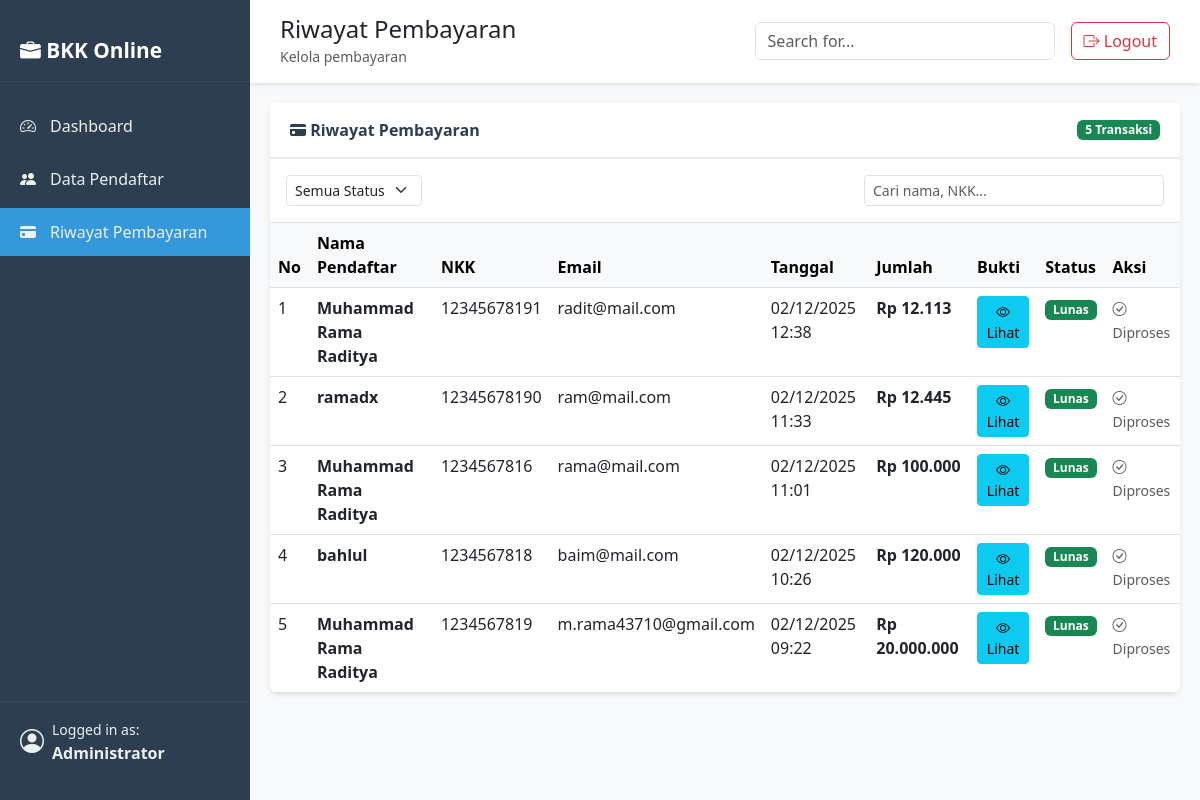
Screenshot of /admin.php?page=pembayaran (signed in) with the database file from the repository.
### tables this page shows
CREATE TABLE `pembayaran` (
  `id` int(11) NOT NULL,
  `id_pendaftar` int(11) DEFAULT NULL,
  `tanggal` datetime DEFAULT NULL,
  `jumlah` int(11) DEFAULT NULL,
  `bukti` varchar(255) DEFAULT NULL,
  `status` enum('pending','approved','rejected') DEFAULT 'pending'
);

CREATE TABLE `pendaftar` (
  `id` int(11) NOT NULL,
  `nama` varchar(100) DEFAULT NULL,
  `nkk` varchar(20) DEFAULT NULL,
  `jenis_kelamin` varchar(10) DEFAULT NULL,
  `asal_sekolah` varchar(100) DEFAULT NULL,
  `email` varchar(100) DEFAULT NULL,
  `no_hp` varchar(20) DEFAULT NULL,
  `pengalaman` varchar(20) DEFAULT NULL,
  `alamat` text DEFAULT NULL,
  `password` varchar(255) DEFAULT NULL
);

### admin.php (the view, shortened to what this page needs)
<?php
require_once 'config/koneksi.php';
 $page = isset($_GET['page']) ? $_GET['page'] : 'dashboard';
 $stmt = $pdo->query("SELECT COUNT(DISTINCT id) as total FROM pendaftar");
 $total_pendaftar = $stmt->fetch()['total'];
 $stmt = $pdo->query("SELECT COUNT(*) as total FROM pembayaran WHERE status = 'pending'");
 $total_pending = $stmt->fetch()['total'];
 $stmt = $pdo->query("SELECT COUNT(*) as total FROM pembayaran WHERE status = 'approved'");
 $total_approved = $stmt->fetch()['total'];
 $stmt = $pdo->query("SELECT COUNT(*) as total FROM pembayaran WHERE status = 'rejected'");
 $total_rejected = $stmt->fetch()['total'];
function getStatusBadge($status) {
    switch($status) {
        case 'approved':
            return '<span class="badge bg-success">Lunas</span>';
    }
}
?>
<!DOCTYPE html>
<html lang="id">
<head>
    <link href="https://cdn.jsdelivr.net/npm/bootstrap@5.3.0/dist/css/bootstrap.min.css" rel="stylesheet">
    <link href="https://cdn.jsdelivr.net/npm/bootstrap-icons@1.10.0/font/bootstrap-icons.css" rel="stylesheet">
</head>
<body>
    <div class="sidebar">
        <div class="sidebar-brand">
            <i class="bi bi-briefcase-fill"></i> BKK Online
        </div>
        <ul class="sidebar-menu">
            <li>
                <a href="admin.php?page=dashboard" class="<?= $page == 'dashboard' ? 'active' : '' ?>">
                    <i class="bi bi-speedometer2"></i>
                    <span>Dashboard</span>
                </a>
            </li>
            <li>
                <a href="admin.php?page=pendaftar" class="<?= $page == 'pendaftar' ? 'active' : '' ?>">
                    <i class="bi bi-people-fill"></i>
                    <span>Data Pendaftar</span>
                </a>
            </li>
            <li>
                <a href="admin.php?page=pembayaran" class="<?= $page == 'pembayaran' ? 'active' : '' ?>">
                    <i class="bi bi-credit-card-fill"></i>
                    <span>Riwayat Pembayaran</span>
                </a>
            </li>
        </ul>
        <div class="sidebar-footer">
            <div class="d-flex align-items-center">
                <i class="bi bi-person-circle me-2" style="font-size: 1.5rem;"></i>
                <div>
                    <small>Logged in as:</small><br>
                    <strong><?= $_SESSION['admin_name'] ?></strong>
                </div>
            </div>
        </div>
    </div>
    <div class="main-content">
        <div class="top-navbar">
            <div>
                <h4 class="mb-0">
                    <?php
                    switch($page) {
                        case 'pembayaran': echo 'Riwayat Pembayaran'; break;
                    }
                    ?>
                </h4>
                <small class="text-muted">
                    <?php
                    switch($page) {
                        case 'pembayaran': echo 'Kelola pembayaran'; break;
                    }
                    ?>
                </small>
            </div>
            <div class="d-flex align-items-center">
                <input type="text" class="form-control me-3" placeholder="Search for..." style="width: 300px;">
                <a href="logout.php" class="btn btn-outline-danger">
                    <i class="bi bi-box-arrow-right"></i> Logout
                </a>
            </div>
        </div>
        <?php if($page == 'dashboard'): ?>
            <div class="row">
                <div class="col-lg-3 col-md-6 mb-4">
                    <a href="admin.php?page=pendaftar" class="text-decoration-none">
                        <div class="card quick-stats-card border-0 shadow-sm h-100">
                            <div class="card-body d-flex justify-content-between align-items-center">
                                <div>
                                    <h2 class="text-primary"><?= $total_pendaftar ?></h2>
                                    <p class="text-muted">Total Pendaftar</p>
                                </div>
                                <div class="stats-icon bg-primary bg-opacity-10 text-primary">
                                    <i class="bi bi-people-fill"></i>
                                </div>
                            </div>
                        </div>
                    </a>
                </div>
                <div class="col-lg-3 col-md-6 mb-4">
                    <a href="admin.php?page=pembayaran" class="text-decoration-none">
                        <div class="card quick-stats-card border-0 shadow-sm h-100">
                            <div class="card-body d-flex justify-content-between align-items-center">
                                <div>
                                    <h2 class="text-warning"><?= $total_pending ?></h2>
                                    <p class="text-muted">Pending Approval</p>
                                </div>
                                <div class="stats-icon bg-warning bg-opacity-10 text-warning">
                                    <i class="bi bi-clock-fill"></i>
                                </div>
                            </div>
                        </div>
                    </a>
                </div>
                <div class="col-lg-3 col-md-6 mb-4">
                    <a href="admin.php?page=pembayaran" class="text-decoration-none">
                        <div class="card quick-stats-card border-0 shadow-sm h-100">
                            <div class="card-body d-flex justify-content-between align-items-center">
                                <div>
                                    <h2 class="text-success"><?= $total_approved ?></h2>
                                    <p class="text-muted">Approved</p>
                                </div>
                                <div class="stats-icon bg-success bg-opacity-10 text-success">
                                    <i class="bi bi-check-circle-fill"></i>
                                </div>
                            </div>
                        </div>
                    </a>
                </div>
                <div class="col-lg-3 col-md-6 mb-4">
                    <a href="admin.php?page=pembayaran" class="text-decoration-none">
                        <div class="card quick-stats-card border-0 shadow-sm h-100">
                            <div class="card-body d-flex justify-content-between align-items-center">
                                <div>
                                    <h2 class="text-danger"><?= $total_rejected ?></h2>
                                    <p class="text-muted">Rejected</p>
                                </div>
                                <div class="stats-icon bg-danger bg-opacity-10 text-danger">
                                    <i class="bi bi-x-circle-fill"></i>
                                </div>
                            </div>
                        </div>
                    </a>
                </div>
            </div>
            <div class="row">
                <div class="col-md-12">
                    <div class="content-card">
                        <div class="card-header">
                            <i class="bi bi-info-circle"></i> Informasi Dashboard
                        </div>
                        <div class="card-body p-4">
                            <h5>Selamat Datang, Administrator!</h5>
                            <p class="mb-3">Berikut adalah ringkasan sistem BKK Online:</p>
                            <div class="row">
                                <div class="col-md-6">
                                    <ul class="list-unstyled">
                                        <li class="mb-2"><i class="bi bi-check-circle text-success"></i> <strong><?= $total_pendaftar ?></strong> Total Pendaftar Terdaftar</li>
                                        <li class="mb-2"><i class="bi bi-clock text-warning"></i> <strong><?= $total_pending ?></strong> Pembayaran Menunggu Verifikasi</li>
                                    </ul>
                                </div>
                                <div class="col-md-6">
                                    <ul class="list-unstyled">
                                        <li class="mb-2"><i class="bi bi-check-circle text-success"></i> <strong><?= $total_approved ?></strong> Pembayaran Disetujui</li>
                                        <li class="mb-2"><i class="bi bi-x-circle text-danger"></i> <strong><?= $total_rejected ?></strong> Pembayaran Ditolak</li>
                                    </ul>
                                </div>
                            </div>
                            <hr>
                            <div class="d-flex gap-2">
                                <a href="admin.php?page=pendaftar" class="btn btn-primary">
                                    <i class="bi bi-people"></i> Lihat Data Pendaftar
                                </a>
                                <a href="admin.php?page=pembayaran" class="btn btn-success">
                                    <i class="bi bi-credit-card"></i> Kelola Pembayaran
                                </a>
                            </div>
                        </div>
                    </div>
                </div>
            </div>
        <?php elseif($page == 'pembayaran'): ?>
            <?php
            $stmt = $pdo->query("
                SELECT
                    p.nama,
                    p.nkk,
                    p.email,
                    pay.id as payment_id,
                    pay.tanggal,
                    pay.jumlah,
                    pay.bukti,
                    pay.status
                FROM pembayaran pay
                JOIN pendaftar p ON pay.id_pendaftar = p.id
                ORDER BY pay.tanggal DESC
            ");
            $pembayaran = $stmt->fetchAll();
            ?>
            <div class="content-card">
                <div class="card-header d-flex justify-content-between align-items-center">
                    <span><i class="bi bi-credit-card-fill"></i> Riwayat Pembayaran</span>
                    <span class="badge bg-success"><?= count($pembayaran) ?> Transaksi</span>
                </div>
                <div class="card-body p-0">
                    <div class="p-3 border-bottom">
                        <div class="row align-items-center">
                            <div class="col-md-6">
                                <select class="form-select form-select-sm" id="filterStatus" style="width: auto; display: inline-block;">
                                    <option value="">Semua Status</option>
                                </select>
                            </div>
                            <div class="col-md-6 text-end">
                                <input type="text" id="searchPembayaran" class="form-control form-control-sm" placeholder="Cari nama, NKK..." style="width: 300px; display: inline-block;">
                            </div>
                        </div>
                    </div>
                    <div class="table-responsive">
                        <table class="table table-hover mb-0">
                            <thead class="table-light">
                                <tr>
                                    <th>No</th>
                                    <th>Nama Pendaftar</th>
                                    <th>NKK</th>
                                    <th>Email</th>
                                    <th>Tanggal</th>
                                    <th>Jumlah</th>
                                    <th>Bukti</th>
                                    <th>Status</th>
                                    <th>Aksi</th>
                                </tr>
                            </thead>
                            <tbody id="tablePembayaran">
                                <?php if(count($pembayaran) > 0): ?>
                                    <?php foreach($pembayaran as $index => $pay): ?>
                                    <tr data-status="<?= $pay['status'] ?>">
                                        <td><?= $index + 1 ?></td>
                                        <td><strong><?= htmlspecialchars($pay['nama']) ?></strong></td>
                                        <td><?= htmlspecialchars($pay['nkk']) ?></td>
                                        <td><?= htmlspecialchars($pay['email']) ?></td>
                                        <td><?= date('d/m/Y H:i', strtotime($pay['tanggal'])) ?></td>
                                        <td><strong>Rp <?= number_format($pay['jumlah'], 0, ',', '.') ?></strong></td>
                                        <td>
                                            <a href="uploads/<?= htmlspecialchars($pay['bukti']) ?>" target="_blank" class="btn btn-sm btn-info">
                                                <i class="bi bi-eye"></i> Lihat
                                            </a>
                                        </td>
                                        <td><?= getStatusBadge($pay['status']) ?></td>
                                        <td>
                                            <?php if($pay['status'] == 'pending'): ?>
                                                <form action="proses_admin.php" method="POST" class="d-inline">
                                                    <input type="hidden" name="payment_id" value="<?= $pay['payment_id'] ?>">
                                                    <button type="submit" name="action" value="approve" class="btn btn-success btn-sm" onclick="return confirm('Setujui pembayaran ini?')" title="Approve">
                                                        <i class="bi bi-check-lg"></i>
                                                    </button>
                                                    <button type="submit" name="action" value="reject" class="btn btn-danger btn-sm" onclick="return confirm('Tolak pembayaran ini?')" title="Reject">
                                                        <i class="bi bi-x-lg"></i>
                                                    </button>
                                                </form>
                                            <?php else: ?>
                                                <span class="text-muted small">
                                                    <i class="bi bi-check-circle"></i> Diproses
                                                </span>
                                            <?php endif; ?>
                                        </td>
                                    </tr>
                                    <?php endforeach; ?>
                                <?php else: ?>
                                    <tr>
                                        <td colspan="9" class="text-center py-4">Belum ada data pembayaran</td>
                                    </tr>
                                <?php endif; ?>
                            </tbody>
                        </table>
                    </div>
                </div>
            </div>
        <?php endif; ?>
    </div>
</body>
</html>

### rows the page displays
pembayaran: id_pendaftar.nama "Muhammad Rama Raditya", id_pendaftar.nkk "12345678191", id_pendaftar.email "radit@mail.com", tanggal "02/12/2025 12:38", jumlah "12.113", status "Lunas"
pembayaran: id_pendaftar.nama "ramadx", id_pendaftar.nkk "12345678190", id_pendaftar.email "ram@mail.com", tanggal "02/12/2025 11:33", jumlah "12.445", status "Lunas"
pembayaran: id_pendaftar.nama "Muhammad Rama Raditya", id_pendaftar.nkk "1234567816", id_pendaftar.email "rama@mail.com", tanggal "02/12/2025 11:01", jumlah "100.000", status "Lunas"
pembayaran: id_pendaftar.nama "bahlul", id_pendaftar.nkk "1234567818", id_pendaftar.email "baim@mail.com", tanggal "02/12/2025 10:26", jumlah "120.000", status "Lunas"
pembayaran: id_pendaftar.nama "Muhammad Rama Raditya", id_pendaftar.nkk "1234567819", id_pendaftar.email "m.rama43710@gmail.com", tanggal "02/12/2025 09:22", jumlah "20.000.000", status "Lunas"

### other values shown
$_SESSION['admin_name'] "Administrator"
count($pembayaran) "5"
